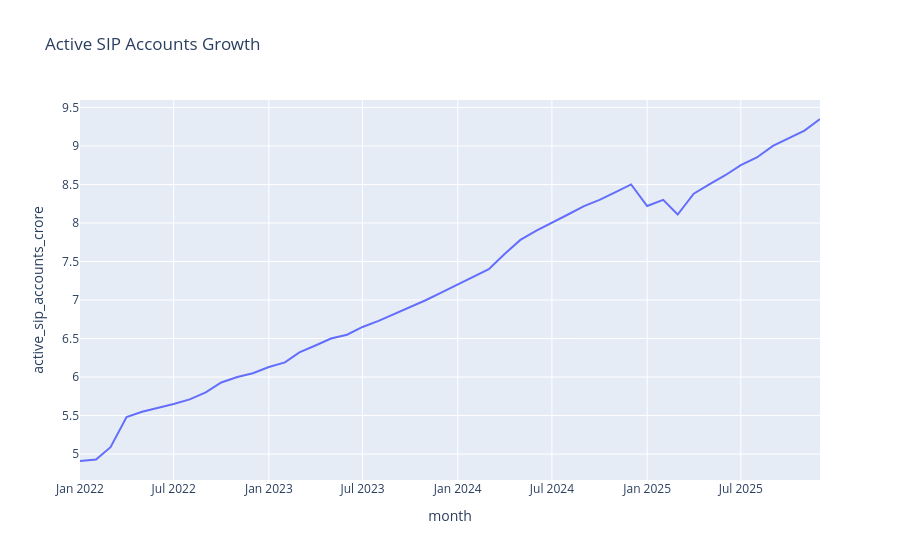

Notebook cell for this chart:
### Code cell
fig = px.line(
    sip,
    x="month",
    y="active_sip_accounts_crore",
    title="Active SIP Accounts Growth"
)

fig.show()
